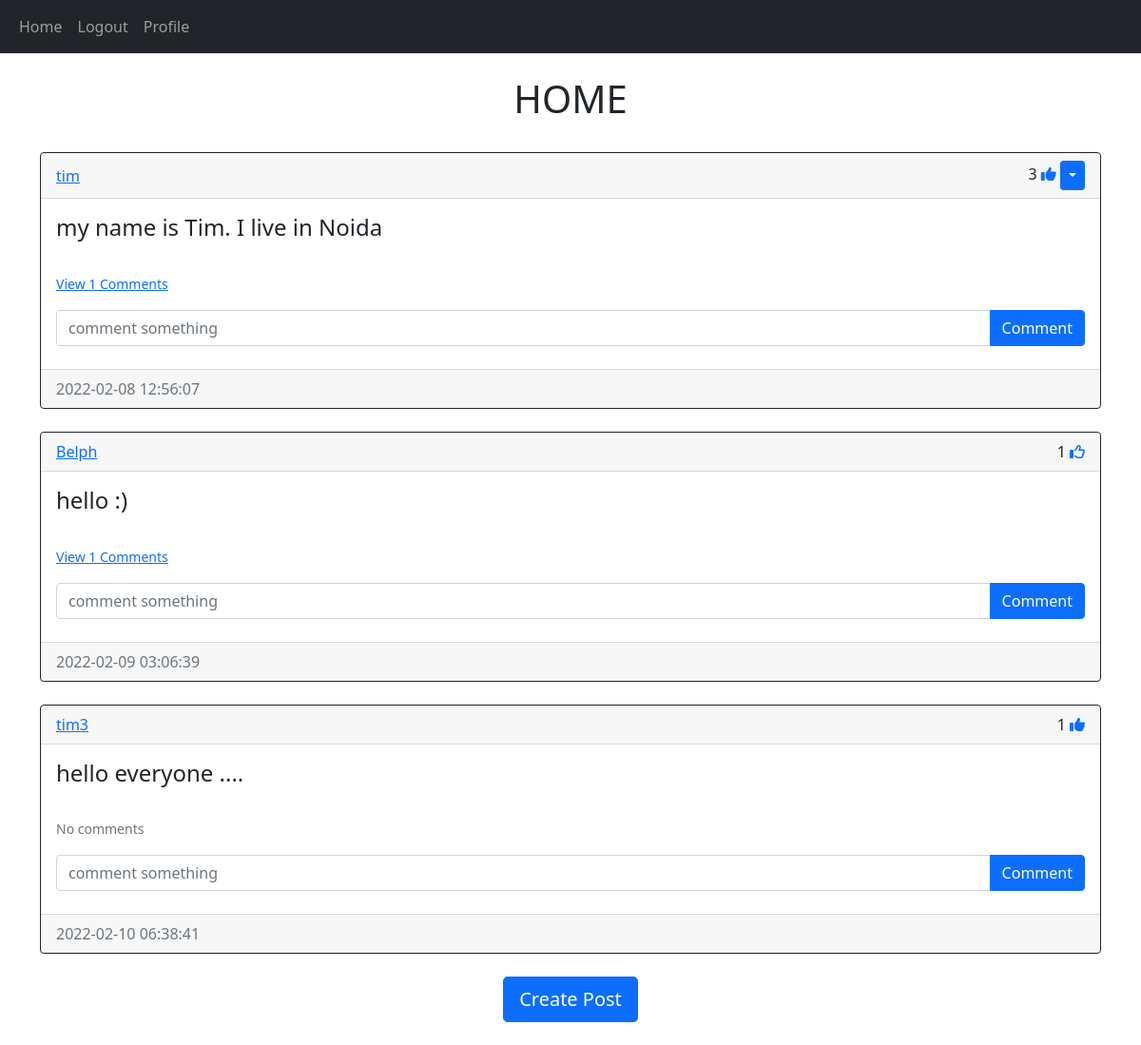
Screenshot of /home (signed in) with the database file from the repository.
### models.py (models this page shows)
class Post(db.Model):
    id = db.Column(db.Integer, primary_key=True)
    text = db.Column(db.Text, nullable=False)
    date_created = db.Column(db.DateTime(timezone=True), default = func.now())
    author = db.Column(db.Integer, db.ForeignKey('user.id', ondelete="CASCADE"), nullable=False)
    comments = db.relationship("Comment", backref="post", passive_deletes=True)
    likes = db.relationship("Like", backref="post", passive_deletes=True)

class User(db.Model, UserMixin):
    id = db.Column(db.Integer, primary_key=True)
    email = db.Column(db.String(150), unique=True, nullable=False)
    username = db.Column(db.String(150), unique=True, nullable=False)
    password = db.Column(db.String(150))
    date_created = db.Column(db.DateTime(timezone=True), default = func.now())
    posts = db.relationship("Post", backref="user", passive_deletes=True)
    comments = db.relationship("Comment", backref="user", passive_deletes=True)
    likes = db.relationship("Like", backref="user", passive_deletes=True)

### views.py (the view)
@views.route("/")
@views.route("/home")
@login_required
def home():
    posts = Post.query.all()
    return render_template("home.html", user=current_user, posts=posts)

### __init__.py (called while the page is built)
def create_app():
    app = Flask(__name__)
    app.config["SECRET_KEY"] = "abcdefghijkl"
    app.config["SQLALCHEMY_DATABASE_URI"] = f"sqlite:///{DB_NAME}"
    db.init_app(app)
    from .views import views
    from .auth import auth
    app.register_blueprint(views, url_prefix="/")
    app.register_blueprint(auth, url_prefix="/")
    from .models import User, Post, Comment, Like
    create_database(app)
    login_man = LoginManager()
    login_man.login_view = "auth.login"
    login_man.init_app(app)
    @login_man.user_loader
    def load_user(id):
        return User.query.get(int(id))
    return app

### templates/home.html
{% extends "posts_div.html" %}

### templates/posts_div.html (shortened to what this page needs)
{% extends "base.html" %}
{% block intro %}
{% block content %}
    <br>
    <h1 align="center">{% block header%} HOME {% endblock %}</h1>
    <br>
    <div id="posts">
        {% for post in posts %}
            <div class="card border-dark">
                <div class="card-header d-flex justify-content-between align-items-center">
                    <a href="/profile/{{post.user.username}}">{{ post.user.username }}</a>
                    <div>
                        {{post.likes|length}}
                        {% if user.id in post.likes|map(attribute="author")|list %}
                            <a href="/like{{post.id}}"><i class="fas fa-thumbs-up"></i></a>
                        {% else %}
                            <a href="/like{{post.id}}"><i class="far fa-thumbs-up"></i></a>
                        {% endif %}
                        {% if user.id == post.author %}
                            <div class="btn-group">
                                <button type="button" class="btn btn-sm btn-primary dropdown-toggle" data-bs-toggle="dropdown"></button>
                            </div>
                        {% endif %}
                    </div>
                </div>
                <div class="card-body">
                    <div class="class-text">
                        <h4>{{ post.text }}</h4>
                    </div>
                    <br>
                    <p class="card-text">
                        {% if post.comments|length > 0 %}
                        <a data-bs-toggle="collapse" href="#comments-{{post.id}}" role="button">
                            <small>View {{post.comments|length}} Comments</small> </a>
                        {% else %}
                            <small class="text-muted">No comments</small>
                        {% endif %}
                    </p>
                    <form class="input-group mb-2" method="POST" action="/create-comment{{post.id}}">
                        <input type="text" id="text" name="text" class="form-control" placeholder="comment something"/>
                        <button type="submit" class="btn btn-primary">Comment</button>
                    </form>
                </div>
                <div class="card-footer text-muted">
                    {{post.date_created}}
                </div>
            </div>
            <br>
        {% endfor %}
    </div>
{% block footer %}
    <div align="center">
        <a href="/create-post"><button type="button" class="btn btn-primary btn-lg">Create Post</button></a>
    </div>
    <br>
{% endblock %}{% endblock %}{% endblock %}

### rows the page displays
Post: user.username "tim", likes|length "3", text "my name is Tim. I live in Noida", comments|length "1", date_created "2022-02-08 12:56:07"
Post: user.username "Belph", likes|length "1", text "hello :)", comments|length "1", date_created "2022-02-09 03:06:39"
Post: user.username "tim3", likes|length "1", text "hello everyone ....", shows "No comments", date_created "2022-02-10 06:38:41"
